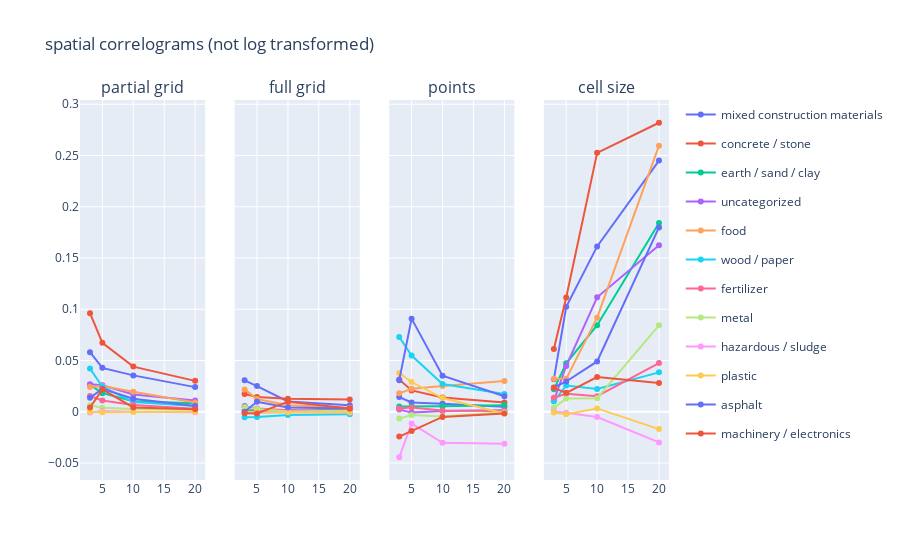

Notebook source saved alongside this figure:
### Code cell
spatialCorrelogramSubplots(subplotDict_noLog, 'spatial correlograms (not log transformed)')

### Figure 1 — Plotly figure (JSON) as saved in the notebook; plotly's stock layout.template omitted (floating-point values rounded to 4 significant figures)
{"data": [{"legendgroup": "mixed construction materials", "line": {"color": "#636EFA"}, "mode": "lines+markers", "name": "mixed construction materials", "showlegend": true, "type": "scatter", "visible": true, "x": [3, 5, 10, 20], "xaxis": "x", "y": [0.05813, 0.04281, 0.03545, 0.02402], "yaxis": "y"}, {"legendgroup": "concrete / stone", "line": {"color": "#EF553B"}, "mode": "lines+markers", "name": "concrete / stone", "showlegend": true, "type": "scatter", "visible": true, "x": [3, 5, 10, 20], "xaxis": "x", "y": [0.09617, 0.06721, 0.04402, 0.03012], "yaxis": "y"}, {"legendgroup": "earth / sand / clay", "line": {"color": "#00CC96"}, "mode": "lines+markers", "name": "earth / sand / clay", "showlegend": true, "type": "scatter", "visible": true, "x": [3, 5, 10, 20], "xaxis": "x", "y": [0.02621, 0.01809, 0.01018, 0.008353], "yaxis": "y"}, {"legendgroup": "uncategorized", "line": {"color": "#AB63FA"}, "mode": "lines+markers", "name": "uncategorized", "showlegend": true, "type": "scatter", "visible": true, "x": [3, 5, 10, 20], "xaxis": "x", "y": [0.02671, 0.02585, 0.01683, 0.01091], "yaxis": "y"}, {"legendgroup": "food", "line": {"color": "#FFA15A"}, "mode": "lines+markers", "name": "food", "showlegend": true, "type": "scatter", "visible": true, "x": [3, 5, 10, 20], "xaxis": "x", "y": [0.02422, 0.02498, 0.01949, 0.009099], "yaxis": "y"}, {"legendgroup": "wood / paper", "line": {"color": "#19D3F3"}, "mode": "lines+markers", "name": "wood / paper", "showlegend": true, "type": "scatter", "visible": true, "x": [3, 5, 10, 20], "xaxis": "x", "y": [0.04213, 0.02435, 0.009458, 0.005594], "yaxis": "y"}, {"legendgroup": "fertilizer", "line": {"color": "#FF6692"}, "mode": "lines+markers", "name": "fertilizer", "showlegend": true, "type": "scatter", "visible": true, "x": [3, 5, 10, 20], "xaxis": "x", "y": [0.01534, 0.0109, 0.006459, 0.002813], "yaxis": "y"}, {"legendgroup": "metal", "line": {"color": "#B6E880"}, "mode": "lines+markers", "name": "metal", "showlegend": true, "type": "scatter", "visible": true, "x": [3, 5, 10, 20], "xaxis": "x", "y": [0.006373, 0.003876, 0.002597, 0.002001], "yaxis": "y"}, {"legendgroup": "hazardous / sludge", "line": {"color": "#FF97FF"}, "mode": "lines+markers", "name": "hazardous / sludge", "showlegend": true, "type": "scatter", "visible": true, "x": [3, 5, 10, 20], "xaxis": "x", "y": [-0.0007333, 0.0008063, -9.817e-05, -0.0004585], "yaxis": "y"}, {"legendgroup": "plastic", "line": {"color": "#FECB52"}, "mode": "lines+markers", "name": "plastic", "showlegend": true, "type": "scatter", "visible": true, "x": [3, 5, 10, 20], "xaxis": "x", "y": [-2.574e-05, -0.0005039, -0.0002878, -0.0001284], "yaxis": "y"}, {"legendgroup": "asphalt", "line": {"color": "#636EFA"}, "mode": "lines+markers", "name": "asphalt", "showlegend": true, "type": "scatter", "visible": true, "x": [3, 5, 10, 20], "xaxis": "x", "y": [0.01358, 0.02229, 0.01274, 0.005683], "yaxis": "y"}, {"legendgroup": "machinery / electronics", "line": {"color": "#EF553B"}, "mode": "lines+markers", "name": "machinery / electronics", "showlegend": true, "type": "scatter", "visible": true, "x": [3, 5, 10, 20], "xaxis": "x", "y": [0.0041, 0.02183, 0.004176, 0.002423], "yaxis": "y"}, {"legendgroup": "mixed construction materials", "line": {"color": "#636EFA"}, "mode": "lines+markers", "name": "mixed construction materials", "showlegend": false, "type": "scatter", "visible": true, "x": [3, 5, 10, 20], "xaxis": "x2", "y": [0.03068, 0.02507, 0.009971, 0.006389], "yaxis": "y2"}, {"legendgroup": "concrete / stone", "line": {"color": "#EF553B"}, "mode": "lines+markers", "name": "concrete / stone", "showlegend": false, "type": "scatter", "visible": true, "x": [3, 5, 10, 20], "xaxis": "x2", "y": [0.01727, 0.0144, 0.01273, 0.01193], "yaxis": "y2"}, {"legendgroup": "earth / sand / clay", "line": {"color": "#00CC96"}, "mode": "lines+markers", "name": "earth / sand / clay", "showlegend": false, "type": "scatter", "visible": true, "x": [3, 5, 10, 20], "xaxis": "x2", "y": [0.001529, 0.0004788, 0.0002021, 0.002803], "yaxis": "y2"}, {"legendgroup": "uncategorized", "line": {"color": "#AB63FA"}, "mode": "lines+markers", "name": "uncategorized", "showlegend": false, "type": "scatter", "visible": true, "x": [3, 5, 10, 20], "xaxis": "x2", "y": [0.005623, 0.0006442, 0.001709, -0.0002156], "yaxis": "y2"}, {"legendgroup": "food", "line": {"color": "#FFA15A"}, "mode": "lines+markers", "name": "food", "showlegend": false, "type": "scatter", "visible": true, "x": [3, 5, 10, 20], "xaxis": "x2", "y": [0.02179, 0.0124, 0.006332, 0.00392], "yaxis": "y2"}, {"legendgroup": "wood / paper", "line": {"color": "#19D3F3"}, "mode": "lines+markers", "name": "wood / paper", "showlegend": false, "type": "scatter", "visible": true, "x": [3, 5, 10, 20], "xaxis": "x2", "y": [-0.005435, -0.005038, -0.00316, -0.002499], "yaxis": "y2"}, {"legendgroup": "fertilizer", "line": {"color": "#FF6692"}, "mode": "lines+markers", "name": "fertilizer", "showlegend": false, "type": "scatter", "visible": true, "x": [3, 5, 10, 20], "xaxis": "x2", "y": [0.004644, 0.003116, 0.001509, 0.001306], "yaxis": "y2"}, {"legendgroup": "metal", "line": {"color": "#B6E880"}, "mode": "lines+markers", "name": "metal", "showlegend": false, "type": "scatter", "visible": true, "x": [3, 5, 10, 20], "xaxis": "x2", "y": [0.004272, 0.002641, 0.0003043, 0.000911], "yaxis": "y2"}, {"legendgroup": "hazardous / sludge", "line": {"color": "#FF97FF"}, "mode": "lines+markers", "name": "hazardous / sludge", "showlegend": false, "type": "scatter", "visible": true, "x": [3, 5, 10, 20], "xaxis": "x2", "y": [-0.0006107, -0.0009059, -0.000441, -0.0008288], "yaxis": "y2"}, {"legendgroup": "plastic", "line": {"color": "#FECB52"}, "mode": "lines+markers", "name": "plastic", "showlegend": false, "type": "scatter", "visible": true, "x": [3, 5, 10, 20], "xaxis": "x2", "y": [-0.0001015, -0.0005362, -0.0005011, -0.0005627], "yaxis": "y2"}, {"legendgroup": "asphalt", "line": {"color": "#636EFA"}, "mode": "lines+markers", "name": "asphalt", "showlegend": false, "type": "scatter", "visible": true, "x": [3, 5, 10, 20], "xaxis": "x2", "y": [2.201e-05, 0.009672, 0.004118, 0.003051], "yaxis": "y2"}, {"legendgroup": "machinery / electronics", "line": {"color": "#EF553B"}, "mode": "lines+markers", "name": "machinery / electronics", "showlegend": false, "type": "scatter", "visible": true, "x": [3, 5, 10, 20], "xaxis": "x2", "y": [-0.001408, -0.001607, 0.00983, 0.003132], "yaxis": "y2"}, {"legendgroup": "mixed construction materials", "line": {"color": "#636EFA"}, "mode": "lines+markers", "name": "mixed construction materials", "showlegend": false, "type": "scatter", "visible": true, "x": [3, 5, 10, 20], "xaxis": "x3", "y": [0.0143, 0.009055, 0.007789, 0.004753], "yaxis": "y3"}, {"legendgroup": "concrete / stone", "line": {"color": "#EF553B"}, "mode": "lines+markers", "name": "concrete / stone", "showlegend": false, "type": "scatter", "visible": true, "x": [3, 5, 10, 20], "xaxis": "x3", "y": [0.03155, 0.0208, 0.0139, 0.008982], "yaxis": "y3"}, {"legendgroup": "earth / sand / clay", "line": {"color": "#00CC96"}, "mode": "lines+markers", "name": "earth / sand / clay", "showlegend": false, "type": "scatter", "visible": true, "x": [3, 5, 10, 20], "xaxis": "x3", "y": [0.005041, 0.00529, 0.005314, 0.006204], "yaxis": "y3"}, {"legendgroup": "uncategorized", "line": {"color": "#AB63FA"}, "mode": "lines+markers", "name": "uncategorized", "showlegend": false, "type": "scatter", "visible": true, "x": [3, 5, 10, 20], "xaxis": "x3", "y": [0.002207, -0.0008553, 0.0006661, 0.001493], "yaxis": "y3"}, {"legendgroup": "food", "line": {"color": "#FFA15A"}, "mode": "lines+markers", "name": "food", "showlegend": false, "type": "scatter", "visible": true, "x": [3, 5, 10, 20], "xaxis": "x3", "y": [0.01797, 0.02232, 0.02501, 0.03006], "yaxis": "y3"}, {"legendgroup": "wood / paper", "line": {"color": "#19D3F3"}, "mode": "lines+markers", "name": "wood / paper", "showlegend": false, "type": "scatter", "visible": true, "x": [3, 5, 10, 20], "xaxis": "x3", "y": [0.07289, 0.0548, 0.027, 0.01723], "yaxis": "y3"}, {"legendgroup": "fertilizer", "line": {"color": "#FF6692"}, "mode": "lines+markers", "name": "fertilizer", "showlegend": false, "type": "scatter", "visible": true, "x": [3, 5, 10, 20], "xaxis": "x3", "y": [0.00306, 0.004057, 0.001238, 0.0006685], "yaxis": "y3"}, {"legendgroup": "metal", "line": {"color": "#B6E880"}, "mode": "lines+markers", "name": "metal", "showlegend": false, "type": "scatter", "visible": true, "x": [3, 5, 10, 20], "xaxis": "x3", "y": [-0.006716, -0.003246, -0.004758, -0.0004821], "yaxis": "y3"}, {"legendgroup": "hazardous / sludge", "line": {"color": "#FF97FF"}, "mode": "lines+markers", "name": "hazardous / sludge", "showlegend": false, "type": "scatter", "visible": true, "x": [3, 5, 10, 20], "xaxis": "x3", "y": [-0.04441, -0.01154, -0.03025, -0.03123], "yaxis": "y3"}, {"legendgroup": "plastic", "line": {"color": "#FECB52"}, "mode": "lines+markers", "name": "plastic", "showlegend": false, "type": "scatter", "visible": true, "x": [3, 5, 10, 20], "xaxis": "x3", "y": [0.03791, 0.02898, 0.01332, -0.001781], "yaxis": "y3"}, {"legendgroup": "asphalt", "line": {"color": "#636EFA"}, "mode": "lines+markers", "name": "asphalt", "showlegend": false, "type": "scatter", "visible": true, "x": [3, 5, 10, 20], "xaxis": "x3", "y": [0.03083, 0.09084, 0.03512, 0.01518], "yaxis": "y3"}, {"legendgroup": "machinery / electronics", "line": {"color": "#EF553B"}, "mode": "lines+markers", "name": "machinery / electronics", "showlegend": false, "type": "scatter", "visible": true, "x": [3, 5, 10, 20], "xaxis": "x3", "y": [-0.02423, -0.01887, -0.005076, -0.00177], "yaxis": "y3"}, {"legendgroup": "mixed construction materials", "line": {"color": "#636EFA"}, "mode": "lines+markers", "name": "mixed construction materials", "showlegend": false, "type": "scatter", "visible": true, "x": [3, 5, 10, 20], "xaxis": "x4", "y": [0.0316, 0.1025, 0.1613, 0.245], "yaxis": "y4"}, {"legendgroup": "concrete / stone", "line": {"color": "#EF553B"}, "mode": "lines+markers", "name": "concrete / stone", "showlegend": false, "type": "scatter", "visible": true, "x": [3, 5, 10, 20], "xaxis": "x4", "y": [0.06119, 0.1114, 0.2526, 0.282], "yaxis": "y4"}, {"legendgroup": "earth / sand / clay", "line": {"color": "#00CC96"}, "mode": "lines+markers", "name": "earth / sand / clay", "showlegend": false, "type": "scatter", "visible": true, "x": [3, 5, 10, 20], "xaxis": "x4", "y": [0.02185, 0.04724, 0.08445, 0.1841], "yaxis": "y4"}, {"legendgroup": "uncategorized", "line": {"color": "#AB63FA"}, "mode": "lines+markers", "name": "uncategorized", "showlegend": false, "type": "scatter", "visible": true, "x": [3, 5, 10, 20], "xaxis": "x4", "y": [0.01069, 0.0447, 0.1116, 0.1624], "yaxis": "y4"}, {"legendgroup": "food", "line": {"color": "#FFA15A"}, "mode": "lines+markers", "name": "food", "showlegend": false, "type": "scatter", "visible": true, "x": [3, 5, 10, 20], "xaxis": "x4", "y": [0.03227, 0.0321, 0.09178, 0.2596], "yaxis": "y4"}, {"legendgroup": "wood / paper", "line": {"color": "#19D3F3"}, "mode": "lines+markers", "name": "wood / paper", "showlegend": false, "type": "scatter", "visible": true, "x": [3, 5, 10, 20], "xaxis": "x4", "y": [0.01019, 0.02564, 0.02213, 0.03841], "yaxis": "y4"}, {"legendgroup": "fertilizer", "line": {"color": "#FF6692"}, "mode": "lines+markers", "name": "fertilizer", "showlegend": false, "type": "scatter", "visible": true, "x": [3, 5, 10, 20], "xaxis": "x4", "y": [0.01369, 0.01752, 0.01521, 0.04745], "yaxis": "y4"}, {"legendgroup": "metal", "line": {"color": "#B6E880"}, "mode": "lines+markers", "name": "metal", "showlegend": false, "type": "scatter", "visible": true, "x": [3, 5, 10, 20], "xaxis": "x4", "y": [0.003762, 0.01293, 0.01324, 0.08431], "yaxis": "y4"}, {"legendgroup": "hazardous / sludge", "line": {"color": "#FF97FF"}, "mode": "lines+markers", "name": "hazardous / sludge", "showlegend": false, "type": "scatter", "visible": true, "x": [3, 5, 10, 20], "xaxis": "x4", "y": [0.0002559, -0.0009201, -0.005102, -0.02992], "yaxis": "y4"}, {"legendgroup": "plastic", "line": {"color": "#FECB52"}, "mode": "lines+markers", "name": "plastic", "showlegend": false, "type": "scatter", "visible": true, "x": [3, 5, 10, 20], "xaxis": "x4", "y": [-0.0008537, -0.002554, 0.003244, -0.01693], "yaxis": "y4"}, {"legendgroup": "asphalt", "line": {"color": "#636EFA"}, "mode": "lines+markers", "name": "asphalt", "showlegend": false, "type": "scatter", "visible": true, "x": [3, 5, 10, 20], "xaxis": "x4", "y": [0.02364, 0.02951, 0.04906, 0.1799], "yaxis": "y4"}, {"legendgroup": "machinery / electronics", "line": {"color": "#EF553B"}, "mode": "lines+markers", "name": "machinery / electronics", "showlegend": false, "type": "scatter", "visible": true, "x": [3, 5, 10, 20], "xaxis": "x4", "y": [0.02333, 0.01842, 0.03389, 0.02802], "yaxis": "y4"}], "layout": {"annotations": [{"font": {"size": 16}, "showarrow": false, "text": "partial grid", "x": 0.1062, "xanchor": "center", "xref": "paper", "y": 1, "yanchor": "bottom", "yref": "paper"}, {"font": {"size": 16}, "showarrow": false, "text": "full grid", "x": 0.3688, "xanchor": "center", "xref": "paper", "y": 1, "yanchor": "bottom", "yref": "paper"}, {"font": {"size": 16}, "showarrow": false, "text": "points", "x": 0.6313, "xanchor": "center", "xref": "paper", "y": 1, "yanchor": "bottom", "yref": "paper"}, {"font": {"size": 16}, "showarrow": false, "text": "cell size", "x": 0.8938, "xanchor": "center", "xref": "paper", "y": 1, "yanchor": "bottom", "yref": "paper"}], "autosize": true, "title": {"text": "spatial correlograms (not log transformed)"}, "xaxis": {"anchor": "y", "autorange": true, "domain": [0, 0.2125], "range": [1.707, 21.29], "type": "linear"}, "xaxis2": {"anchor": "y2", "autorange": true, "domain": [0.2625, 0.475], "range": [1.707, 21.29], "type": "linear"}, "xaxis3": {"anchor": "y3", "autorange": true, "domain": [0.525, 0.7375], "range": [1.707, 21.29], "type": "linear"}, "xaxis4": {"anchor": "y4", "autorange": true, "domain": [0.7875, 1], "range": [1.707, 21.29], "type": "linear"}, "yaxis": {"anchor": "x", "autorange": true, "domain": [0, 1], "range": [-0.06622, 0.3038], "type": "linear"}, "yaxis2": {"anchor": "x2", "autorange": true, "domain": [0, 1], "matches": "y", "range": [-0.06622, 0.3038], "showticklabels": false, "type": "linear"}, "yaxis3": {"anchor": "x3", "autorange": true, "domain": [0, 1], "matches": "y", "range": [-0.06622, 0.3038], "showticklabels": false, "type": "linear"}, "yaxis4": {"anchor": "x4", "autorange": true, "domain": [0, 1], "matches": "y", "range": [-0.06622, 0.3038], "showticklabels": false, "type": "linear"}}}
